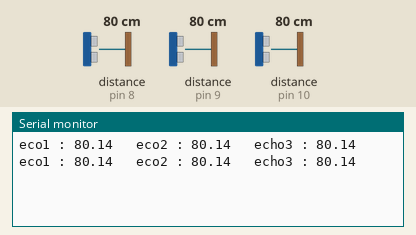
This sketch was run on a simulated Arduino Uno, built with avr-gcc and run on an emulated ATmega328P. Parts: the last lines printed to the serial monitor. The inputs (shaded band) are chosen by the test bench; at power-on: distance to the obstacle (sensors on pin 8, pin 9, pin 10) 80 cm. The echo pulse lasts 58.3 µs per cm.

Above: at 3.5 s.
3.6 s: distance to the obstacle (sensor on pin 8) set to 2 cm
At 5.8 s:
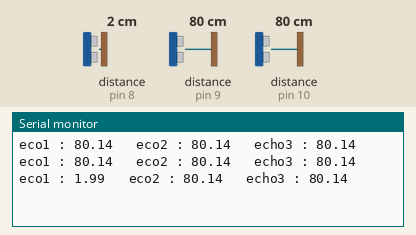
6.0 s: distance to the obstacle (sensor on pin 9) set to 2 cm
At 7.4 s:
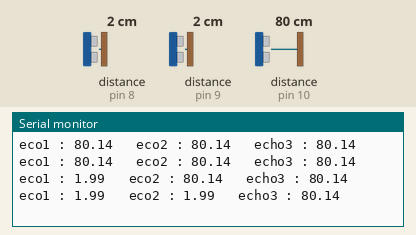
8.4 s: distance to the obstacle (sensor on pin 10) set to 2 cm
At 9.0 s:
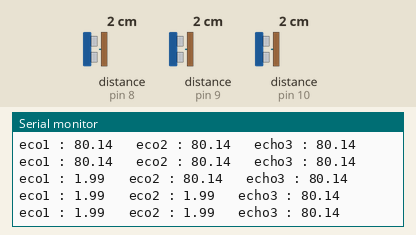
10.8 s: distance to the obstacle (sensor on pin 8) set to 4 cm
At 12.9 s:
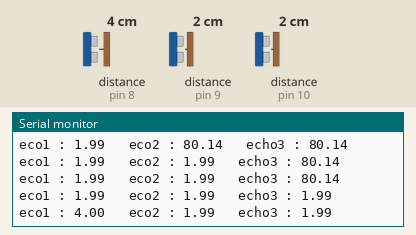
13.2 s: distance to the obstacle (sensor on pin 9) set to 4 cm
At 14.5 s:
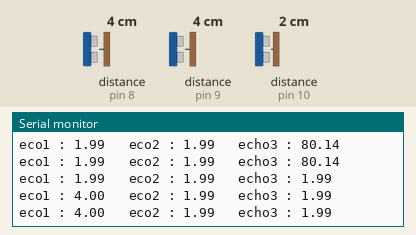
15.6 s: distance to the obstacle (sensor on pin 10) set to 4 cm
At 17.4 s:
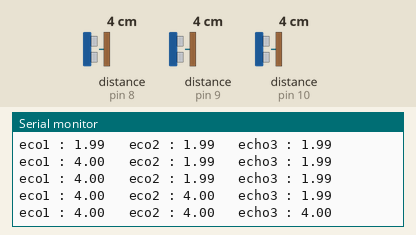
Timing chart, 0 to 18.9 s (numbered marks = the images above; inputs shaded):
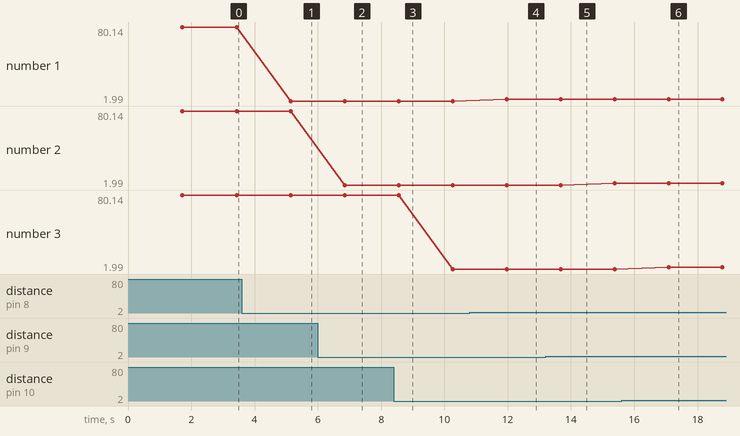

Measured:
- after the input at 3.6 s, the serial monitor: prints a new line after 1.5 s (image 1)
- after the input at 6.0 s, the serial monitor: prints a new line after 0.86 s (image 2)
- after the input at 10.8 s, the serial monitor: prints a new line after 1.2 s (image 4)
- after the input at 15.6 s, the serial monitor: prints a new line after 1.5 s (image 6)
- plotted number 1: 80.14 → 1.99 after the input at 3.6 s, 1.99 → 4 after the input at 10.8 s

The sketch:

ultrasound_sensor.ino
```cpp
#include <SoftwareSerial.h>
SoftwareSerial btSerial(2,3);
int eP1=8, tP1=11;
int eP2=9, tP2=12;
int eP3=10, tP3=13;

void setup()
{
  Serial.begin(9600);
  btSerial.begin(9600);
    for(int i=8;i<11;i++)
  pinMode(i,INPUT);
  for(int i=11;i<14;i++)
  pinMode(i,OUTPUT);
}
void loop()
{
 float dis1=0,dis2=0,dis3=0;
int count=0;
delay(1000);

digitalWrite(tP1,HIGH);
delayMicroseconds(10);
digitalWrite(tP1,LOW);
dis1=pulseIn(eP1,HIGH)/58.2;
delay(200);
digitalWrite(tP2,HIGH);
delayMicroseconds(10);
digitalWrite(tP2,LOW);
dis2=pulseIn(eP2,HIGH)/58.2;
delay(300);
digitalWrite(tP3,HIGH);
delayMicroseconds(10);
digitalWrite(tP3,LOW);
dis3=pulseIn(eP3,HIGH)/58.2;
delay(200);
Serial.println("eco1 : "+String(dis1)+"\t eco2 : "+String(dis2)+"\t echo3 : "+String(dis3));

if(dis1< 19.0)
  count++;

if(dis2< 19.0)
  count++;

if(dis3< 19.0)
  count++;


  btSerial.write(count);

   // btSerial.write(dis1);


}
```
